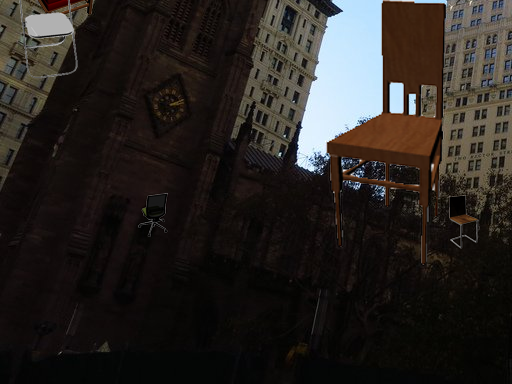
#> input picture images/00026_img1.ppm, 512 x 384 px
$ python findContours.py   (older library calls are emulated)
#> lines starting #> are read from the running program, lines starting #| are printed output that depends on the picture
#!/usr/bin/python
# -*- coding: UTF-8 -*-
import cv2
from scipy.misc import imsave
import os

input_path = '/home/swq/Documents/光流图转RGB图程序脚本/flow_out'
output_path = './flow_contours_output'


# [42 lines left out: function find_contours, not called in this run]


# if __name__ == '__main__':
#     # for i in range(2):
#     #     flowname = os.path.join(input_path, '%05d_flow.png' % (i + 1))
#     #     print i + 1
#     #     find_contours(flowname, '%05d_flow.png' % (i + 1), output_path)
#     img = cv2.imread('./images/00026_flow.png')
#     print img.shape
#     high = img.shape[0]
#     weight = img.shape[1]
#     gray = cv2.cvtColor(img, cv2.COLOR_BGR2GRAY)
#     ret, binary = cv2.threshold(gray, 127, 255, cv2.THRESH_BINARY)
#     image, contours, hierarchy = cv2.findContours(binary, cv2.RETR_TREE, cv2.CHAIN_APPROX_SIMPLE)
#     cv2.drawContours(img, contours, -1, (0, 0, 255), 2)
#     # for i in range(high):
#     #     for j in range(weight):
#     #         if (img[i, j][0] == 0) and (img[i, j][1] == 0) and (img[i, j][2] == 0):
#     #             pass
#     #         # elif (img[i, j][0] != 255) or (img[i, j][1] != 255) or (img[i, j][2] != 255):
#     #         else:
#     #             img[i, j][0] = 255
#     #             img[i, j][1] = 255
#     #             img[i, j][2] = 255
#     cv2.imshow('img', img)
#     cv2.waitKey(0)


def CannyThreshold(lowThreshold):
    detected_edges = cv2.GaussianBlur(gray, (3, 3), 0)
    detected_edges = cv2.Canny(detected_edges, lowThreshold, lowThreshold * ratio, apertureSize=kernel_size)
    dst = cv2.bitwise_and(img, img, mask=detected_edges)  # just add some colours to edges from original image.
    cv2.imshow('canny demo', dst)
    cv2.waitKey(0)


if __name__ == '__main__':

    lowThreshold = 0
    max_lowThreshold = 200
    ratio = 3
    kernel_size = 3

    img = cv2.imread('./images/00026_img1.ppm')
#> img is the input picture: shape (384, 512, 3); mean B, G, R 33.1, 36.4, 40.7
    gray = cv2.cvtColor(img, cv2.COLOR_BGR2GRAY)
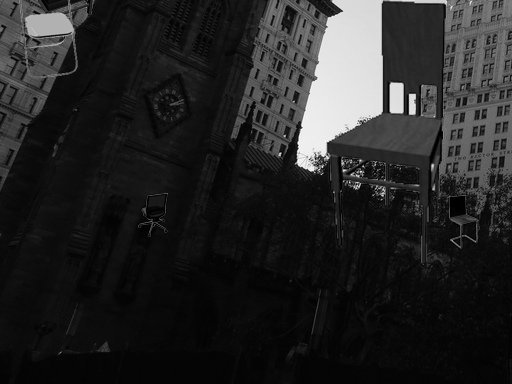
#> gray: shape (384, 512); min 0, max 255, mean 37.3

    # cv2.namedWindow('canny demo')
    #
    # cv2.createTrackbar('Min threshold', 'canny demo', lowThreshold, max_lowThreshold, CannyThreshold)
    #
    # CannyThreshold(0)  # initialization
    # if cv2.waitKey(0) == 27:
    #     cv2.destroyAllWindows()
    CannyThreshold(4)
#> in CannyThreshold, `detected_edges = cv2.Canny(detected_edges, lowThreshold, lowThreshold ..`:
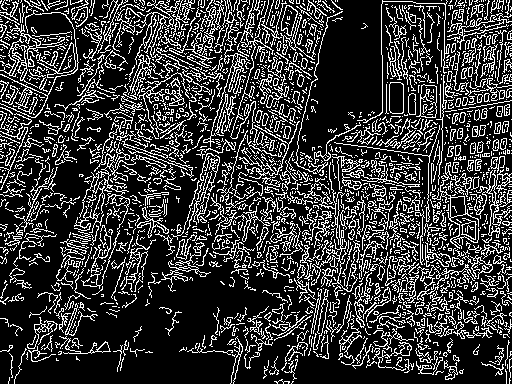
#> detected_edges: shape (384, 512); 22.2% white in thin lines or dots
#> in CannyThreshold, `dst = cv2.bitwise_and(img, img, mask=detected_edges)`:
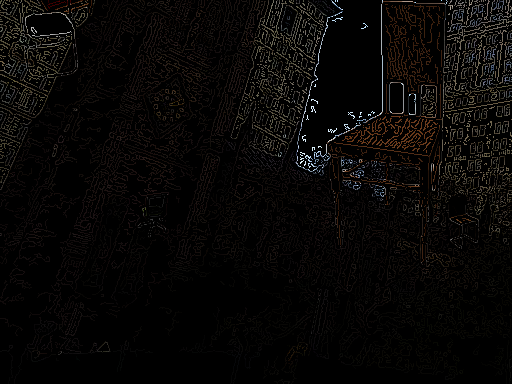
#> dst: shape (384, 512, 3); mean B, G, R 6.1, 7.2, 8.5


# [36 lines of commented-out code are left out]

$ run again, with images/0img0.ppm copied over images/00026_img1.ppm
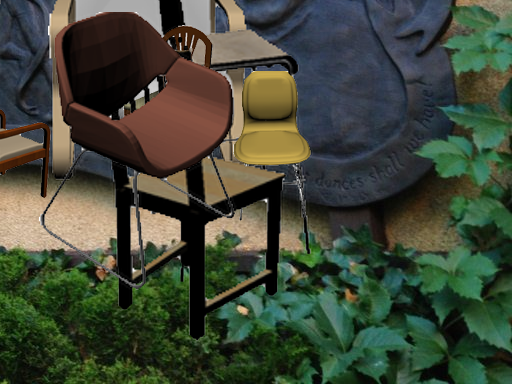
#> input picture images/0img0.ppm, 512 x 384 px
#> img is the input picture: shape (384, 512, 3); mean B, G, R 55.2, 71.2, 64
#> in CannyThreshold, `detected_edges = cv2.Canny(detected_edges, lowThreshold, lowThreshold ..`:
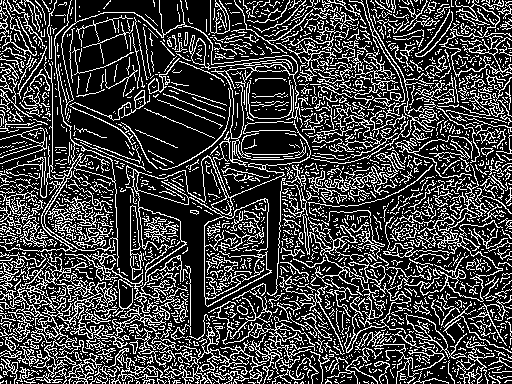
#> detected_edges: shape (384, 512); 25.4% white in thin lines or dots
#> in CannyThreshold, `dst = cv2.bitwise_and(img, img, mask=detected_edges)`:
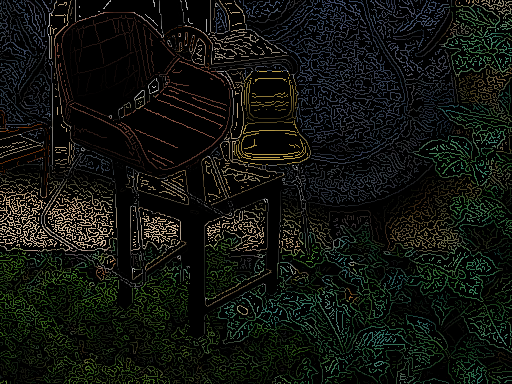
#> dst: shape (384, 512, 3); mean B, G, R 14.5, 18.8, 16.3
